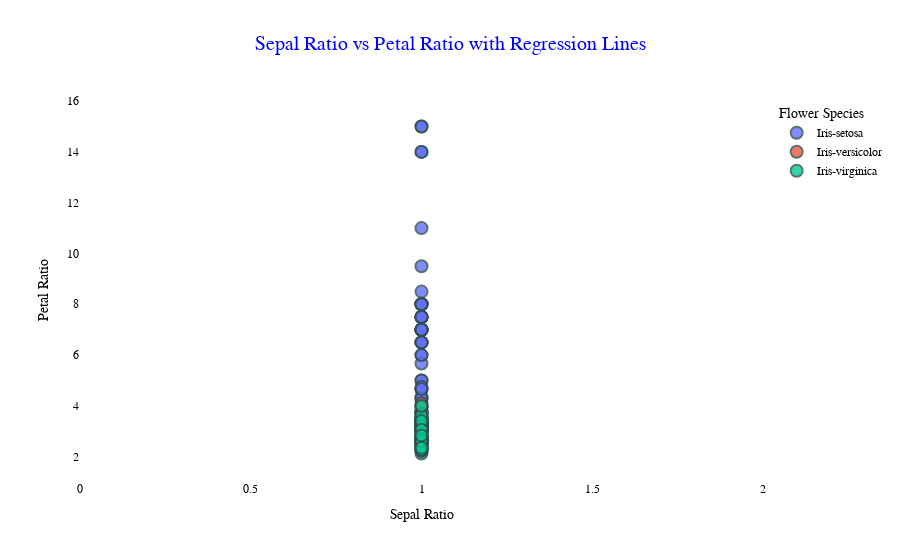

Notebook code for this chart:
### Markdown cell above
## 5. Interactive Scatter Plot with Regression Line

### Code cell
import plotly.express as px
fig = px.scatter(iris, x='Sepal Ratio', y='Petal Ratio', color='Species', trendline="ols",
                 title="Sepal Ratio vs Petal Ratio with Regression Lines",
                 labels={'Sepal Ratio': 'Sepal Ratio', 'Petal Ratio': 'Petal Ratio'},
                 opacity=0.8)
fig.update_layout(
    title="Sepal Ratio vs Petal Ratio with Regression Lines",
    title_x=0.5,
    title_font=dict(size=20, family='Verdana', color='blue'),
    xaxis_title='Sepal Ratio',
    yaxis_title='Petal Ratio',
    xaxis=dict(showgrid=True, zeroline=False),
    yaxis=dict(showgrid=True, zeroline=False),
    plot_bgcolor='rgba(255, 255, 255, 0.7)', 
    paper_bgcolor='rgba(255, 255, 255, 0.9)',
    font=dict(family="Arial", size=12, color="black")
)
fig.update_traces(marker=dict(size=12, line=dict(width=2, color='DarkSlateGrey')),
                  hoverinfo="text", hovertemplate="<b>Species:</b> %{text}<br><b>Sepal Ratio:</b> %{x}<br><b>Petal Ratio:</b> %{y}",
                  text=iris['Species'])
fig.update_layout(legend_title="Flower Species")
fig.write_html("static_files/iris_scatter_with_regression_improved.html")
fig.show()

### Figure 1 — Plotly figure (JSON) as saved in the notebook; plotly's stock layout.template omitted (floating-point values rounded to 4 significant figures; data arrays with more than 128 entries replaced by an {"elided": "..."} marker saying what was removed)
{"data": [{"hoverinfo": "text", "hovertemplate": "<b>Species:</b> %{text}<br><b>Sepal Ratio:</b> %{x}<br><b>Petal Ratio:</b> %{y}", "legendgroup": "Iris-setosa", "marker": {"color": "#636efa", "line": {"color": "DarkSlateGrey", "width": 2}, "opacity": 0.8, "size": 12, "symbol": "circle"}, "mode": "markers", "name": "Iris-setosa", "orientation": "v", "showlegend": true, "text": {"elided": "150 str values"}, "type": "scatter", "x": [1, 1, 1, 1, 1, 1, 1, 1, 1, 1, 1, 1, 1, 1, 1, 1, 1, 1, 1, 1, 1, 1, 1, 1, 1, 1, 1, 1, 1, 1, 1, 1, 1, 1, 1, 1, 1, 1, 1, 1, 1, 1, 1, 1, 1, 1, 1, 1, 1, 1], "xaxis": "x", "y": [7.0, 7.0, 6.5, 7.5, 7.0, 4.25, 4.667, 7.5, 7.0, 15, 7.5, 8, 14.0, 11, 6.0, 3.75, 3.25, 4.667, 5.667, 5, 8.5, 3.75, 5, 3.4, 9.5, 8, 4, 7.5, 7.0, 8, 8, 3.75, 15, 7.0, 7.5, 6.0, 6.5, 14.0, 6.5, 7.5, 4.333, 4.333, 6.5, 2.667, 4.75, 4.667, 8, 7.0, 7.5, 7.0], "yaxis": "y"}, {"hoverinfo": "text", "hovertemplate": "<b>Species:</b> %{text}<br><b>Sepal Ratio:</b> %{x}<br><b>Petal Ratio:</b> %{y}", "legendgroup": "Iris-setosa", "marker": {"color": "#636efa", "line": {"color": "DarkSlateGrey", "width": 2}, "size": 12, "symbol": "circle"}, "mode": "lines", "name": "Iris-setosa", "showlegend": false, "text": {"elided": "150 str values"}, "type": "scatter", "x": [1, 1, 1, 1, 1, 1, 1, 1, 1, 1, 1, 1, 1, 1, 1, 1, 1, 1, 1, 1, 1, 1, 1, 1, 1, 1, 1, 1, 1, 1, 1, 1, 1, 1, 1, 1, 1, 1, 1, 1, 1, 1, 1, 1, 1, 1, 1, 1, 1, 1], "xaxis": "x", "y": [6.908, 6.908, 6.908, 6.908, 6.908, 6.908, 6.908, 6.908, 6.908, 6.908, 6.908, 6.908, 6.908, 6.908, 6.908, 6.908, 6.908, 6.908, 6.908, 6.908, 6.908, 6.908, 6.908, 6.908, 6.908, 6.908, 6.908, 6.908, 6.908, 6.908, 6.908, 6.908, 6.908, 6.908, 6.908, 6.908, 6.908, 6.908, 6.908, 6.908, 6.908, 6.908, 6.908, 6.908, 6.908, 6.908, 6.908, 6.908, 6.908, 6.908], "yaxis": "y"}, {"hoverinfo": "text", "hovertemplate": "<b>Species:</b> %{text}<br><b>Sepal Ratio:</b> %{x}<br><b>Petal Ratio:</b> %{y}", "legendgroup": "Iris-versicolor", "marker": {"color": "#EF553B", "line": {"color": "DarkSlateGrey", "width": 2}, "opacity": 0.8, "size": 12, "symbol": "circle"}, "mode": "markers", "name": "Iris-versicolor", "orientation": "v", "showlegend": true, "text": {"elided": "150 str values"}, "type": "scatter", "x": [1, 1, 1, 1, 1, 1, 1, 1, 1, 1, 1, 1, 1, 1, 1, 1, 1, 1, 1, 1, 1, 1, 1, 1, 1, 1, 1, 1, 1, 1, 1, 1, 1, 1, 1, 1, 1, 1, 1, 1, 1, 1, 1, 1, 1, 1, 1, 1, 1, 1], "xaxis": "x", "y": [3.357, 3, 3.267, 3.077, 3.067, 3.462, 2.938, 3.3, 3.538, 2.786, 3.5, 2.8, 4, 3.357, 2.769, 3.143, 3, 4.1, 3, 3.545, 2.667, 3.077, 3.267, 3.917, 3.308, 3.143, 3.429, 2.941, 3, 3.5, 3.455, 3.7, 3.25, 3.187, 3, 2.812, 3.133, 3.385, 3.154, 3.077, 3.667, 3.286, 3.333, 3.3, 3.231, 3.5, 3.231, 3.308, 2.727, 3.154], "yaxis": "y"}, {"hoverinfo": "text", "hovertemplate": "<b>Species:</b> %{text}<br><b>Sepal Ratio:</b> %{x}<br><b>Petal Ratio:</b> %{y}", "legendgroup": "Iris-versicolor", "marker": {"color": "#EF553B", "line": {"color": "DarkSlateGrey", "width": 2}, "size": 12, "symbol": "circle"}, "mode": "lines", "name": "Iris-versicolor", "showlegend": false, "text": {"elided": "150 str values"}, "type": "scatter", "x": [1, 1, 1, 1, 1, 1, 1, 1, 1, 1, 1, 1, 1, 1, 1, 1, 1, 1, 1, 1, 1, 1, 1, 1, 1, 1, 1, 1, 1, 1, 1, 1, 1, 1, 1, 1, 1, 1, 1, 1, 1, 1, 1, 1, 1, 1, 1, 1, 1, 1], "xaxis": "x", "y": [3.243, 3.243, 3.243, 3.243, 3.243, 3.243, 3.243, 3.243, 3.243, 3.243, 3.243, 3.243, 3.243, 3.243, 3.243, 3.243, 3.243, 3.243, 3.243, 3.243, 3.243, 3.243, 3.243, 3.243, 3.243, 3.243, 3.243, 3.243, 3.243, 3.243, 3.243, 3.243, 3.243, 3.243, 3.243, 3.243, 3.243, 3.243, 3.243, 3.243, 3.243, 3.243, 3.243, 3.243, 3.243, 3.243, 3.243, 3.243, 3.243, 3.243], "yaxis": "y"}, {"hoverinfo": "text", "hovertemplate": "<b>Species:</b> %{text}<br><b>Sepal Ratio:</b> %{x}<br><b>Petal Ratio:</b> %{y}", "legendgroup": "Iris-virginica", "marker": {"color": "#00cc96", "line": {"color": "DarkSlateGrey", "width": 2}, "opacity": 0.8, "size": 12, "symbol": "circle"}, "mode": "markers", "name": "Iris-virginica", "orientation": "v", "showlegend": true, "text": {"elided": "150 str values"}, "type": "scatter", "x": [1, 1, 1, 1, 1, 1, 1, 1, 1, 1, 1, 1, 1, 1, 1, 1, 1, 1, 1, 1, 1, 1, 1, 1, 1, 1, 1, 1, 1, 1, 1, 1, 1, 1, 1, 1, 1, 1, 1, 1, 1, 1, 1, 1, 1, 1, 1, 1, 1, 1], "xaxis": "x", "y": [2.4, 2.684, 2.81, 3.111, 2.636, 3.143, 2.647, 3.5, 3.222, 2.44, 2.55, 2.789, 2.619, 2.5, 2.125, 2.304, 3.056, 3.045, 3.0, 3.333, 2.478, 2.45, 3.35, 2.722, 2.714, 3.333, 2.667, 2.722, 2.667, 3.625, 3.211, 3.2, 2.545, 3.4, 4, 2.652, 2.333, 3.056, 2.667, 2.571, 2.333, 2.217, 2.684, 2.565, 2.28, 2.261, 2.632, 2.6, 2.348, 2.833], "yaxis": "y"}, {"hoverinfo": "text", "hovertemplate": "<b>Species:</b> %{text}<br><b>Sepal Ratio:</b> %{x}<br><b>Petal Ratio:</b> %{y}", "legendgroup": "Iris-virginica", "marker": {"color": "#00cc96", "line": {"color": "DarkSlateGrey", "width": 2}, "size": 12, "symbol": "circle"}, "mode": "lines", "name": "Iris-virginica", "showlegend": false, "text": {"elided": "150 str values"}, "type": "scatter", "x": [1, 1, 1, 1, 1, 1, 1, 1, 1, 1, 1, 1, 1, 1, 1, 1, 1, 1, 1, 1, 1, 1, 1, 1, 1, 1, 1, 1, 1, 1, 1, 1, 1, 1, 1, 1, 1, 1, 1, 1, 1, 1, 1, 1, 1, 1, 1, 1, 1, 1], "xaxis": "x", "y": [2.781, 2.781, 2.781, 2.781, 2.781, 2.781, 2.781, 2.781, 2.781, 2.781, 2.781, 2.781, 2.781, 2.781, 2.781, 2.781, 2.781, 2.781, 2.781, 2.781, 2.781, 2.781, 2.781, 2.781, 2.781, 2.781, 2.781, 2.781, 2.781, 2.781, 2.781, 2.781, 2.781, 2.781, 2.781, 2.781, 2.781, 2.781, 2.781, 2.781, 2.781, 2.781, 2.781, 2.781, 2.781, 2.781, 2.781, 2.781, 2.781, 2.781], "yaxis": "y"}], "layout": {"font": {"color": "black", "family": "Arial", "size": 12}, "legend": {"title": {"text": "Flower Species"}, "tracegroupgap": 0}, "paper_bgcolor": "rgba(255, 255, 255, 0.9)", "plot_bgcolor": "rgba(255, 255, 255, 0.7)", "title": {"font": {"color": "blue", "family": "Verdana", "size": 20}, "text": "Sepal Ratio vs Petal Ratio with Regression Lines", "x": 0.5}, "xaxis": {"anchor": "y", "domain": [0, 1], "showgrid": true, "title": {"text": "Sepal Ratio"}, "zeroline": false}, "yaxis": {"anchor": "x", "domain": [0, 1], "showgrid": true, "title": {"text": "Petal Ratio"}, "zeroline": false}}}
